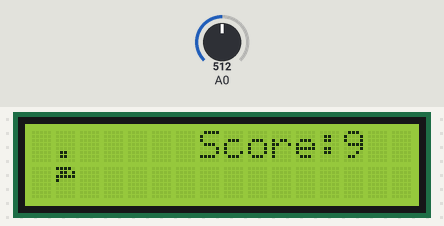
Recording of a sketch running on a simulated Arduino Uno, built with avr-gcc and run on an emulated ATmega328P. Shown: 16×2 character LCD. The test bench sets the inputs (shaded band); at power-on: A0 = 512. Random numbers use the default seed unless the sketch sets one.

Above: at 1.2 s.
1.3 s: A0 set to 778
3.1 s: A0 set to 799
At 4.9 s:
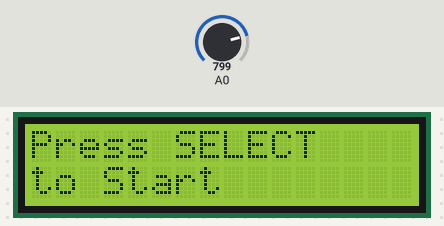
5.7 s: A0 set to 780
At 6.18 s:
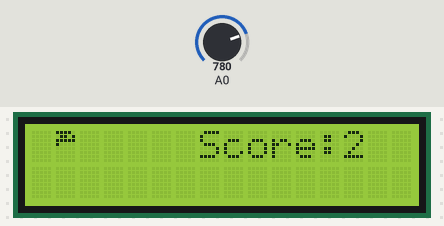
7.9 s: A0 set to 800
At 10.0 s:
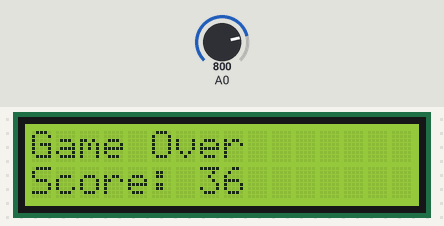
10.1 s: A0 set to 370
At 11.91 s:
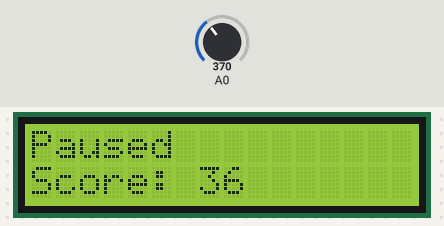
13.1 s: A0 set to 392
At 14.6 s:
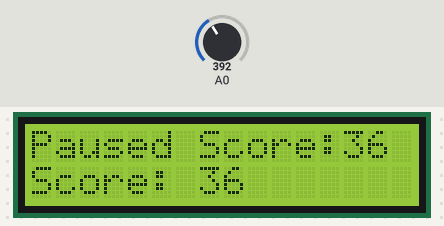
Timing chart, 0 to 15.7 s (numbered marks = the images above; inputs shaded):
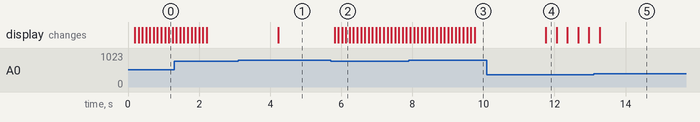

Measured:
- the behaviour switches between 789 and 790 on A0 (found by bisection; images 0 and 1)
- the behaviour switches between 379 and 380 on A0 (found by bisection; images 4 and 5)
- after the input at 5.7 s, the display: first changes after 0.11 s (image 2 shows a later state)

The sketch:

Jumpman.ino
```cpp
#include <LiquidCrystal.h>

// LCD pins for the shield
LiquidCrystal lcd(8, 9, 4, 5, 6, 7);

#define SPRITE_RUN1 1
#define SPRITE_RUN2 2
#define SPRITE_JUMP_UPPER '.'         // Use '.' for the head
#define SPRITE_JUMP_LOWER 3
#define SPRITE_TERRAIN_EMPTY ' '      // Use ' ' for empty space
#define SPRITE_TERRAIN_SOLID 4
#define SPRITE_TERRAIN_SOLID_RIGHT 5
#define SPRITE_TERRAIN_SOLID_LEFT 6

#define HERO_HORIZONTAL_POSITION 1    // Horizontal position of hero on the screen
#define TERRAIN_WIDTH 16

// Hero positions
#define HERO_POSITION_RUN1 1
#define HERO_POSITION_RUN2 2
#define HERO_POSITION_JUMP1 3
#define HERO_POSITION_JUMP2 4
#define HERO_POSITION_JUMP3 5
#define HERO_POSITION_JUMP4 6
#define HERO_POSITION_JUMP5 7
#define HERO_POSITION_JUMP6 8
#define HERO_POSITION_JUMP7 9
#define HERO_POSITION_JUMP8 10

// Button definitions
#define BTN_NONE -1
#define BTN_SELECT 4
#define BTN_DOWN 2

static char terrainUpper[TERRAIN_WIDTH + 1];
static char terrainLower[TERRAIN_WIDTH + 1];
static unsigned int previousScore = -1;
static bool isPaused = false;  // Pause state
static bool scoreShownInPause = false; // Tracks if score is already shown in pause state

// Read the button state
int readButton() {
  int adcValue = analogRead(A0);
  if (adcValue < 380) return BTN_DOWN;    // "DOWN" button for pause
  if (adcValue < 790) return BTN_SELECT; // "SELECT" button for jump
  return BTN_NONE;
}

// Initialize custom characters
void initializeGraphics() {
  static byte graphics[] = {
    B01100, B01100, B00000, B01110, B11100, B01100, B11010, B10011, // Run1
    B01100, B01100, B00000, B01100, B01100, B01100, B01100, B01110, // Run2
    B11110, B01101, B11111, B10000, B00000, B00000, B00000, B00000, // Jump lower
    B11110, B01101, B11111, B00000, B00000, B00000, B00000, B00000, // Jump fully in top row
    B11111, B11111, B11111, B11111, B11111, B11111, B11111, B11111, // Terrain solid
    B00011, B00011, B00011, B00011, B00011, B00011, B00011, B00011, // Terrain solid right
    B11000, B11000, B11000, B11000, B11000, B11000, B11000, B11000  // Terrain solid left
  };

  for (int i = 0; i < 7; ++i) {
    lcd.createChar(i + 1, &graphics[i * 8]);
  }

  for (int i = 0; i < TERRAIN_WIDTH; ++i) {
    terrainUpper[i] = SPRITE_TERRAIN_EMPTY;
    terrainLower[i] = SPRITE_TERRAIN_EMPTY;
  }
}

// Update the terrain, ensuring gaps and obstacles are manageable
void advanceTerrain(char* terrain, char newTerrain) {
  for (int i = 0; i < TERRAIN_WIDTH - 1; ++i) {
    terrain[i] = terrain[i + 1];
  }
  terrain[TERRAIN_WIDTH - 1] = newTerrain;
}

// Generate new terrain
void generateTerrain(byte* terrainType, byte* terrainDuration) {
  if (--(*terrainDuration) == 0) {
    if (*terrainType == 0) {
      *terrainType = random(1, 3);  // Create a block
      *terrainDuration = random(2, 4);  // Manageable block length
    } else {
      *terrainType = 0;  // Empty space
      *terrainDuration = random(5, 10);
    }
  }
}

// Draw the hero and handle collisions
bool drawHero(byte heroPos, unsigned int score) {
  bool collided = false;

  // Save terrain at hero's position
  char upperSave = terrainUpper[HERO_HORIZONTAL_POSITION];
  char lowerSave = terrainLower[HERO_HORIZONTAL_POSITION];

  // Determine hero's position on the screen
  char upper = SPRITE_TERRAIN_EMPTY;
  char lower = SPRITE_TERRAIN_EMPTY;

  if (heroPos == HERO_POSITION_RUN1) lower = SPRITE_RUN1;
  else if (heroPos == HERO_POSITION_RUN2) lower = SPRITE_RUN2;
  else if (heroPos == HERO_POSITION_JUMP1 || heroPos == HERO_POSITION_JUMP8) lower = SPRITE_JUMP_LOWER;
  else if (heroPos == HERO_POSITION_JUMP2 || heroPos == HERO_POSITION_JUMP7) {
    upper = SPRITE_JUMP_UPPER;
    lower = SPRITE_JUMP_LOWER;
  } else if (heroPos >= HERO_POSITION_JUMP3 && heroPos <= HERO_POSITION_JUMP6) {
    upper = SPRITE_JUMP_LOWER; // Entire body moves to the top row
    lower = SPRITE_TERRAIN_EMPTY;
  }

  // Detect collisions
  if (upper != SPRITE_TERRAIN_EMPTY && upperSave != SPRITE_TERRAIN_EMPTY) collided = true;
  if (lower != SPRITE_TERRAIN_EMPTY && lowerSave != SPRITE_TERRAIN_EMPTY) collided = true;

  // Overlay hero on terrain
  terrainUpper[HERO_HORIZONTAL_POSITION] = upper;
  terrainLower[HERO_HORIZONTAL_POSITION] = lower;

  // Draw terrain
  lcd.setCursor(0, 0);
  lcd.print(terrainUpper);
  lcd.setCursor(0, 1);
  lcd.print(terrainLower);

  // Draw score
  if (score != previousScore && !isPaused) {
    lcd.setCursor(7, 0);
    lcd.print("Score:    ");  // Clear the entire score area
    lcd.setCursor(13, 0);
    lcd.print(score);
    previousScore = score;
  }

  // Restore terrain
  terrainUpper[HERO_HORIZONTAL_POSITION] = upperSave;
  terrainLower[HERO_HORIZONTAL_POSITION] = lowerSave;

  return collided;
}

void setup() {
  lcd.begin(16, 2);
  initializeGraphics();
}

void loop() {
  static byte heroPos = HERO_POSITION_RUN1;
  static byte terrainType = 0;
  static byte terrainDuration = 5;
  static unsigned int score = 0;
  static bool playing = false;

  int button = readButton();

  // Handle pause/resume functionality
  if (button == BTN_DOWN) {
    isPaused = !isPaused;  // Toggle pause state
    scoreShownInPause = false;  // Reset pause score display flag
    if (isPaused) {
      lcd.setCursor(0, 0);
      lcd.print("Paused          ");  // Show "Paused"
    } else {
      lcd.setCursor(0, 0);
      lcd.print(terrainUpper);        // Restore terrain display
    }
    delay(300);  // Debounce delay
    return;
  }

  // If paused, show the score once
  if (isPaused) {
    if (!scoreShownInPause) {
      lcd.setCursor(7, 0);
      lcd.print("Score:    ");  // Clear the entire score area
      lcd.setCursor(13, 0);
      lcd.print(score);
      scoreShownInPause = true;
    }
    return;
  }

  // Game start
  if (!playing) {
    lcd.clear();
    lcd.setCursor(0, 0);
    lcd.print("Press SELECT");
    lcd.setCursor(0, 1);
    lcd.print("to Start");
    if (button == BTN_SELECT) {
      lcd.clear();
      initializeGraphics();
      heroPos = HERO_POSITION_RUN1;
      score = 0;
      playing = true;
    }
    delay(100);
    return;
  }

  // Terrain updates
  advanceTerrain(terrainLower, terrainType == 1 ? SPRITE_TERRAIN_SOLID : SPRITE_TERRAIN_EMPTY);
  advanceTerrain(terrainUpper, terrainType == 2 ? SPRITE_TERRAIN_SOLID : SPRITE_TERRAIN_EMPTY);
  generateTerrain(&terrainType, &terrainDuration);

  // Handle jump
  if (button == BTN_SELECT && heroPos <= HERO_POSITION_RUN2) {
    heroPos = HERO_POSITION_JUMP1;
  }

  // Draw the hero and check for collisions
  if (drawHero(heroPos, score)) {
    lcd.clear();
    lcd.setCursor(0, 0);
    lcd.print("Game Over");
    lcd.setCursor(0, 1);
    lcd.print("Score: ");
    lcd.print(score);
    delay(2000);
    playing = false;
    return;
  }

  // Update hero position
  if (heroPos == HERO_POSITION_RUN2 || heroPos == HERO_POSITION_JUMP8) {
    heroPos = HERO_POSITION_RUN1;
  } else {
    heroPos++;
  }

  // Increment score
  score++;
  delay(100);
}
```
